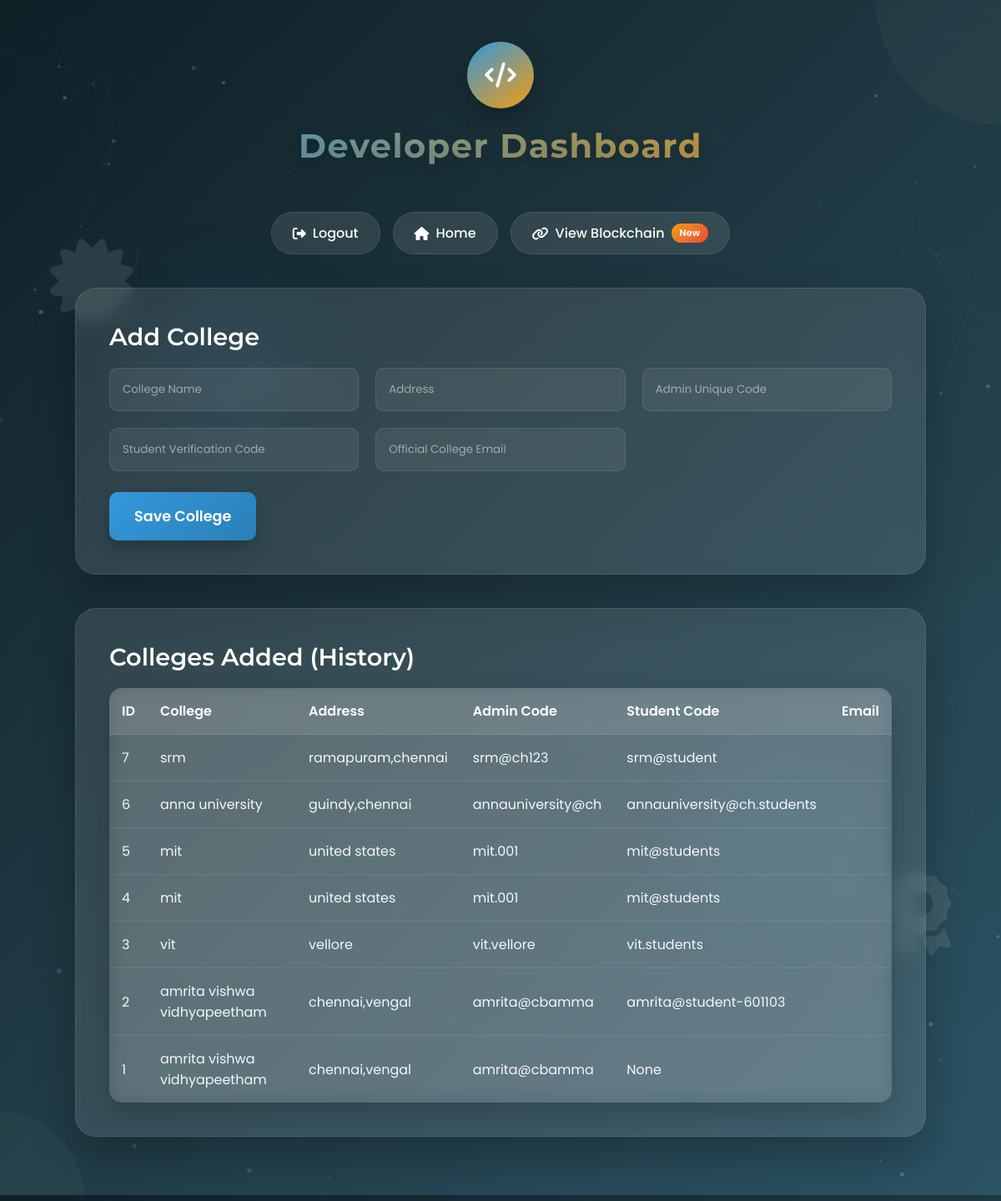
Screenshot of /dev/dashboard (signed in) with the database file from the repository.
### tables this page shows
CREATE TABLE colleges (
                    id INTEGER PRIMARY KEY AUTOINCREMENT,
                    college_name TEXT,
                    address TEXT,
                    unique_code TEXT
                , student_code TEXT, email TEXT);

### app.py (the view, shortened to what this page needs)
@app.route('/dev/dashboard', methods=['GET', 'POST'])
def dev_dashboard():
    if not session.get('dev_logged_in'):
        return redirect(url_for('developer'))
    conn = sqlite3.connect('database.db')
    c = conn.cursor()
    c.execute('SELECT id, college_name, address, unique_code, student_code FROM colleges ORDER BY id DESC')
    colleges = c.fetchall()
    conn.close()
    return render_template('dev_dashboard.html', colleges=colleges)

### templates/dev_dashboard.html (shortened to what this page needs)
<!DOCTYPE html>
<html lang="en">
<head>
    <link rel="stylesheet" href="https://cdnjs.cloudflare.com/ajax/libs/font-awesome/6.4.0/css/all.min.css">
</head>
<body>
    <div id="particles-js"></div>
    <div class="floating-elements">
        <div class="floating-element"></div>
        <div class="floating-element"></div>
        <div class="glow-effect glow-1"></div>
        <div class="glow-effect glow-2"></div>
        <i class="fas fa-certificate cert-icon cert-1"></i>
        <i class="fas fa-award cert-icon cert-2"></i>
    </div>
    <div class="container">
        <div class="header">
            <div class="logo">
                <i class="fas fa-code"></i>
            </div>
            <h2>Developer Dashboard</h2>
        </div>
        <div class="nav">
            <a href="{{ url_for('dev_logout') }}"><i class="fas fa-sign-out-alt"></i> Logout</a>
            <a href="{{ url_for('index') }}"><i class="fas fa-home"></i> Home</a>
            <a href="{{ url_for('view_blockchain') }}"><i class="fas fa-link"></i> View Blockchain <span class="blockchain-badge">New</span></a>
        </div>
        <div class="card-3d">
            <h3>Add College</h3>
            <form method="post">
                <div class="form-grid">
                    <div class="form-section">
                        <input type="text" name="college_name" placeholder="College Name" required>
                    </div>
                    <div class="form-section">
                        <input type="text" name="address" placeholder="Address" required>
                    </div>
                    <div class="form-section">
                        <input type="text" name="unique_code" placeholder="Admin Unique Code" required>
                    </div>
                    <div class="form-section">
                        <input type="text" name="student_code" placeholder="Student Verification Code" required>
                    </div>
                    <div class="form-section">
                        <input type="email" name="email" placeholder="Official College Email" required>
                    </div>
                </div>
                <button type="submit" class="submit-btn">Save College</button>
            </form>
        </div>
        <div class="card-3d">
            <h3>Colleges Added (History)</h3>
            <table>
                <tr>
                    <th>ID</th>
                    <th>College</th>
                    <th>Address</th>
                    <th>Admin Code</th>
                    <th>Student Code</th>
                    <th>Email</th>
                </tr>
                {% for row in colleges %}
                <tr>
                    <td>{{ row[0] }}</td>
                    <td>{{ row[1] }}</td>
                    <td>{{ row[2] }}</td>
                    <td>{{ row[3] }}</td>
                    <td>{{ row[4] }}</td>
                    <td>{{ row[5] }}</td>
                </tr>
                {% endfor %}
            </table>
        </div>
    </div>
    <script>
        // Particles.js initialization
        particlesJS('particles-js', {
            particles: {
                number: { value: 80, density: { enable: true, value_area: 800 } },
                color: { value: "#ffffff" },
                shape: { type: "circle" },
                opacity: { value: 0.2, random: true },
                size: { value: 3, random: true },
                line_linked: {
                    enable: true,
                    distance: 150,
                    color: "#3498db",
                    opacity: 0.1,
                    width: 1
                },
                move: {
                    enable: true,
                    speed: 2,
                    direction: "none",
                    random: true,
                    straight: false,
                    out_mode: "out",
                    bounce: false
                }
            },
            interactivity: {
                detect_on: "canvas",
                events: {
                    onhover: { enable: true, mode: "grab" },
                    onclick: { enable: true, mode: "push" },
                    resize: true
                }
            },
            retina_detect: true
        });
        // Add subtle animation to elements on page load
        document.addEventListener('DOMContentLoaded', function() {
            const cards = document.querySelectorAll('.card-3d');
            cards.forEach((card, index) => {
                card.style.opacity = '0';
                card.style.transform = 'translateY(30px) translateZ(20px)';
                setTimeout(() => {
                    card.style.transition = 'opacity 0.6s ease, transform 0.6s ease';
                    card.style.opacity = '1';
                    card.style.transform = 'translateY(0) translateZ(20px)';
                }, 300 + (index * 200));
            });
        });
    </script>
</body>
</html>

### rows the page displays
colleges: id "7", college_name "srm", address "ramapuram,chennai", unique_code "srm@ch123", student_code "srm@student"
colleges: id "6", college_name "anna university", address "guindy,chennai", unique_code "annauniversity@ch", student_code "annauniversity@ch.students"
colleges: id "5", college_name "mit", address "united states", unique_code "mit.001", student_code "mit@students"
colleges: id "4", college_name "mit", address "united states", unique_code "mit.001", student_code "mit@students"
colleges: id "3", college_name "vit", address "vellore", unique_code "vit.vellore", student_code "vit.students"
colleges: id "2", college_name "amrita vishwa vidhyapeetham", address "chennai,vengal", unique_code "amrita@cbamma", student_code "amrita@student-601103"
colleges: id "1", college_name "amrita vishwa vidhyapeetham", address "chennai,vengal", unique_code "amrita@cbamma", row "None"
